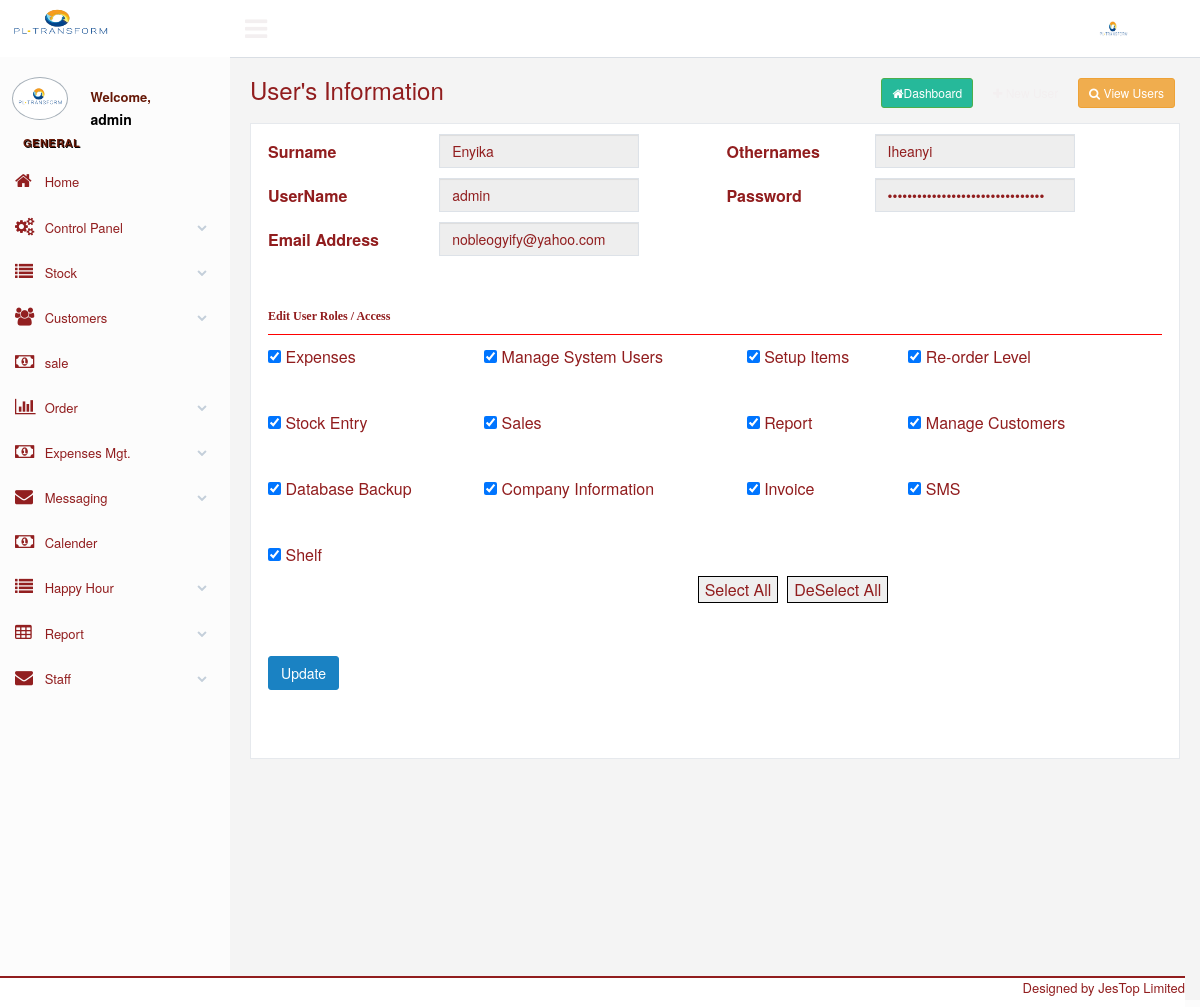
The page /userlist.php?id=1&pg=3 (signed in) on the database its author committed.
### tables this page shows
CREATE TABLE `systemusers` (
  `id` int(11) NOT NULL,
  `username` varchar(255) NOT NULL,
  `password` varchar(255) NOT NULL,
  `log` datetime NOT NULL,
  `email` varchar(255) NOT NULL,
  `xdate` date NOT NULL,
  `status` int(11) NOT NULL,
  `surname` varchar(255) NOT NULL,
  `fname` varchar(255) NOT NULL,
  `deptids` int(11) NOT NULL,
  `cat` int(255) NOT NULL,
  `expenses` int(11) NOT NULL DEFAULT '0',
  `users` int(11) NOT NULL DEFAULT '0',
  `set_items` int(11) NOT NULL DEFAULT '0',
  `re_order_level` int(11) NOT NULL DEFAULT '0',
  `stock_entry` int(11) NOT NULL DEFAULT '0',
  `sale_item` int(11) NOT NULL DEFAULT '0',
  `report` int(11) NOT NULL DEFAULT '0',
  `customers` int(11) NOT NULL DEFAULT '0',
  `backup` int(11) NOT NULL DEFAULT '0',
  `company` int(11) NOT NULL,
  `invoice` int(11) NOT NULL,
  `sms` int(11) NOT NULL,
  `shelf` int(11) NOT NULL
);

### userlist.php (the view, shortened to what this page needs)
<?php require_once("includes/session.php"); ?>
<?php
	$userID = $_SESSION["ustcode"];
	$select_content1=("select * from systemusers WHERE id='$userID'");
	$content_result1= mysqli_query($db, $select_content1) or die (mysqli_error($db));
	$content1 = mysqli_fetch_assoc($content_result1);
	$vv = $content1['users'];
	if ($vv  == 1)
	{
?>
<?php
	$pg = isset($_GET["pg"]) ? $_GET["pg"] : '';
?>
<?php
	include("header.php");
?>
            <div class="right_col" role="main">
                <div class="">
                    <div class="page-title">
                        <div class="title_left">
                            <h3>User's Information</h3>
                        </div>
                        <div class="title_right">
                            <div class="col-md-12 col-sm-12 col-xs-12 form-group pull-right top_search">
                            	 <a href="dashboard" class="btn btn-sm btn-success"><i class="fa fa-home"></i>Dashboard</a>
                                 <a href="userlist?pg=1" class="btn btn-sm btn-dark"><i class="fa fa-plus"></i> New User</a>
                                 <a href="userlist" class="btn btn-sm btn-warning"><i class="fa fa-search"></i> View Users</a>
                            </div>
                        </div>
                    </div>
                    <div class="clearfix"></div>
                    <div class="row">
                        <div class="col-md-12 col-sm-12 col-xs-12">
                            <div class="x_panel" >
            <div class="block">
			<?php
				if ($pg == 3)
					{
					$TXTid = $_GET['id'];
			$select_content1=("select * from systemusers WHERE id='$TXTid'");
			$content_result1= mysqli_query($db, $select_content1) or die (mysqli_error($db));
			$content1 = mysqli_fetch_assoc($content_result1);
			?> 			 <form action="userlist?pg=5" name="frmReg" method="post" enctype="multipart/form-data" onSubmit="return loginCheck(this);" ID="Form1">
						<table style="width:100%">
							 <tr>
								<td ><b>Surname</b></td>
								<td  valign="top" colspan="3">
									<input type="text" name="sname" class="form-control" style="width:200px;" value="<?php echo $content1['surname']; ?>" disabled="disabled"/>
								</td>
								<td ><b>Othernames</b></td>
								<td  valign="top" colspan="3">
									<input type="text" name="oname" class="form-control" style="width:200px;"  value="<?php echo $content1['fname']; ?>" disabled="disabled"/>
								</td>
							</tr>
							<tr>
								<td ><b>UserName</b></td>
								<td  valign="top" colspan="3">
									<input type="text" name="username" class="form-control" style="width:200px;" value="<?php echo $content1['username']; ?>" disabled="disabled"/>
								</td>
								<td ><b>Password</b></td>
								<td  valign="top" colspan="3">
									<input type="password" name="password" class="form-control" style="width:200px;" value="<?php echo $content1['password']; ?>" disabled="disabled"/>
								</td>
							</tr>
							<tr>
								<td ><b>Email Address</b></td>
								<td  valign="top" colspan="3">
									<input type="text" name="email" class="form-control" style="width:200px;" value="<?php echo $content1['email']; ?>" disabled="disabled"/>
								</td>
								<td></td>
                                <td></td>
							</tr>
                            <tr>
					<td height="5" colspan="6" style="padding-top:10px;">&nbsp;</td>
				</tr>
                <tr>
					<td colspan="6">
                    	<font face="verdana" style="font-size: 12px;">
                            	<b> Edit User Roles / Access</b>
                     </td>
				</tr>
                <tr>
					<td height="5" colspan="6" style="border-top:1px solid #F00"></td>
				</tr>
                <tr>
					<td colspan="6">
							<table border="0" style="width:100%">
								<tr>
									<td valign="middle">
                                    	<input type="checkbox" name="txt1" style="border-left-color: #ffffff; border-bottom-color: #ffffff; border-top-color: #ffffff; border-right-color: #ffffff" <?php if ($content1['expenses']  == 1){?> checked="checked" <?php } ?>> Expenses
                                     </td>
									<td valign="middle">
                                    	<input type="checkbox" name="txt2" style="border-left-color: #ffffff; border-bottom-color: #ffffff; border-top-color: #ffffff; border-right-color: #ffffff" <?php if ($content1['users']  == 1){?> checked="checked" <?php } ?>> Manage System Users
                                     </td>
									<td valign="middle">
                                    	<input type="checkbox" name="txt3" style="border-left-color: #ffffff; border-bottom-color: #ffffff; border-top-color: #ffffff; border-right-color: #ffffff" <?php if ($content1['set_items']  == 1){?> checked="checked" <?php } ?>> Setup Items
                                    </td>
                                    <td valign="middle">
                                    	<input type="checkbox" name="txt4" style="border-left-color: #ffffff; border-bottom-color: #ffffff; border-top-color: #ffffff; border-right-color: #ffffff" <?php if ($content1['re_order_level']  == 1){?> checked="checked" <?php } ?>> Re-order Level
                                    </td>
								</tr>
								<tr >
									<td colspan="4"><b>&nbsp;</b></td>
								</tr>
								<tr>
									<td valign="middle"><input type="checkbox" name="txt5" style="border-left-color: #ffffff; border-bottom-color: #ffffff; border-top-color: #ffffff; border-right-color: #ffffff" <?php if ($content1['stock_entry']  == 1){?> checked="checked" <?php } ?>>
                                    	Stock Entry
                                    </td>
									<td valign="middle"><input type="checkbox" name="txt6" style="border-left-color: #ffffff; border-bottom-color: #ffffff; border-top-color: #ffffff; border-right-color: #ffffff" <?php if ($content1['sale_item']  == 1){?> checked="checked" <?php } ?>>
                                    	Sales
                                    </td>
                                    <td valign="middle"><input type="checkbox" name="txt7" style="border-left-color: #ffffff; border-bottom-color: #ffffff; border-top-color: #ffffff; border-right-color: #ffffff" <?php if ($content1['report']  == 1){?> checked="checked" <?php } ?>>
                                    	Report
                                    </td>
                                    <td valign="middle"><input type="checkbox" name="txt8" style="border-left-color: #ffffff; border-bottom-color: #ffffff; border-top-color: #ffffff; border-right-color: #ffffff" <?php if ($content1['customers']  == 1){?> checked="checked" <?php } ?>>
                                    	Manage Customers
                                    </td>
								</tr>
								<tr >
									<td colspan="3"><b>&nbsp;</b></td>
								</tr>
								<tr>
									<td valign="middle"><input type="checkbox" name="txt9" style="border-left-color: #ffffff; border-bottom-color: #ffffff; border-top-color: #ffffff; border-right-color: #ffffff" <?php if ($content1['backup']  == 1){?> checked="checked" <?php } ?>>
                                    	Database Backup
                                    </td>
									<td valign="middle"><input type="checkbox" name="txt10" style="border-left-color: #ffffff; border-bottom-color: #ffffff; border-top-color: #ffffff; border-right-color: #ffffff" <?php if ($content1['company']  == 1){?> checked="checked" <?php } ?>>
                                    	Company Information
                                    </td>
                                    <td valign="middle"><input type="checkbox" name="txt11" style="border-left-color: #ffffff; border-bottom-color: #ffffff; border-top-color: #ffffff; border-right-color: #ffffff" <?php if ($content1['invoice']  == 1){?> checked="checked" <?php } ?>>
                                    	Invoice
                                    </td>
                                    <td valign="middle"><input type="checkbox" name="txt12" style="border-left-color: #ffffff; border-bottom-color: #ffffff; border-top-color: #ffffff; border-right-color: #ffffff" <?php if ($content1['sms']  == 1){?> checked="checked" <?php } ?>>
                                    	SMS
                                    </td>
								</tr>
                                <tr>
                                    <td height="5" colspan="6">&nbsp;</td>
                                </tr>
								<tr>
                                    <td valign="middle" colspan="6"><input type="checkbox" name="txt13" style="border-left-color: #ffffff; border-bottom-color: #ffffff; border-top-color: #ffffff; border-right-color: #ffffff" <?php if ($content1['shelf']  == 1){?> checked="checked" <?php } ?>>
                                    	Shelf
                                    </td>
								</tr>
								<tr>
									<td align="right" colspan="3"><input type="button" value="Select All" name="btnsubmit" onClick="fnAll(this.form)" style="border:1px solid black">&nbsp;&nbsp;<input type="button" value="DeSelect All" name="btnsubmit" onClick="fnNotAll(this.form)" style="border:1px solid black">
                                    </td>
								</tr>
                               </table>
					</td>
				</tr>
							<tr>
								<td height="5" colspan="6">&nbsp;</td>
							</tr>
							<tr>
								<td colspan="6">
										<input type="submit" value="Update" class="btn btn-primary">
								</td>
							</tr>
						</table>
					</form>
			<?php
					}
			?>
                            </div>
                        </div>
                    </div>
                </div>
               <?php include("includes/footer.php")?>
<?php
}
?>

### assets/css/styles.css (style rules this page uses)
form table tr td { padding-bottom:10px; padding-right:20px; }
form table { width:60%; }

### css/calendar/fullcalendar.print.css (style rules this page uses)
th, td, hr, thead, tbody, .fc-row { border-color: #ccc !important; background: #fff !important; }

### rows shown on the page
systemusers: sname "Enyika", oname "Iheanyi", username "admin", email "nobleogyify@yahoo.com", expenses "☑", users "☑", set_items "☑", re_order_level "☑", stock_entry "☑", sale_item "☑", report "☑", customers "☑", backup "☑", company "☑", invoice "☑", sms "☑", shelf "☑"

### other values the page prints
$_SESSION["username"] "admin"
